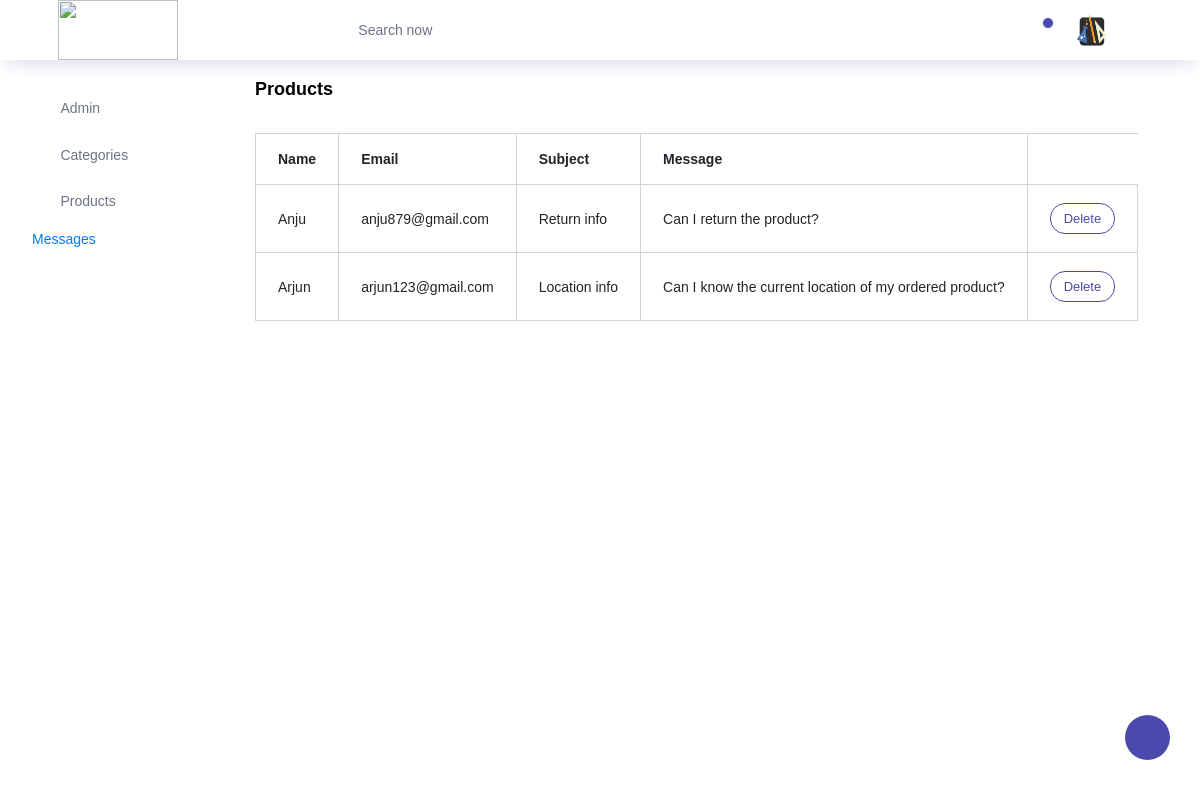
/Adminside/view_msg/, run on the app's committed database.
### Adminside/models.py (models this page shows)
class contact_db(models.Model):
    Name=models.CharField(max_length=25,null=True,blank=True)
    Email=models.EmailField(max_length=100,null=True,blank=True)
    Sub=models.CharField(max_length=100,null=True,blank=True)
    Msg=models.CharField(max_length=150,null=True,blank=True)

### Adminside/views.py (the view)
# urls.py: path('view_msg/',views.view_msg,name="view_msg"),
def view_msg(request):
    data=contact_db.objects.all()
    return render(request,"view_msg.html",{'data':data})

### Adminside/templates/view_msg.html (shortened to what this page needs)
<!DOCTYPE html>
{% extends 'index.html' %}
{% block content %}
<html lang="en">
<head>
</head>
<body>
       <div class="card">
                <div class="card-body">
                  <h4 class="card-title">Products</h4>
                  <div class="table-responsive pt-3">
                    <table class="table table-bordered">
                      <thead>
                        <tr>
                          <th>
                            Name
                          </th>
                          <th>
                            Email
                          </th>
                          <th>
                            Subject
                          </th>
                          <th>
                            Message
                          </th>
                        </tr>
                      </thead>
                      <tbody>
                        {% for d in data %}
                        <tr>
                            <td>{{ d.Name }}</td>
                            <td>{{ d.Email }}</td>
                            <td>{{ d.Sub }}</td>
                            <td>{{ d.Msg }}</td>
                            <td>
                                <form method="post" action="{% url 'del_msg' dataid=d.id %}" enctype="multipart/form-data">
                                    <button type="submit" class="btn btn-outline-primary btn-sm">Delete</button>
                                </form>
                            </td>
                        </tr>
                        {% endfor %}
                      </tbody>
                    </table>
                  </div>
                </div>
              </div>
</body>
</body>
</html>
{% endblock %}

### data on the page
contact_db: Name "Anju", Email "anju879@gmail.com", Sub "Return info", Msg "Can I return the product?"
contact_db: Name "Arjun", Email "arjun123@gmail.com", Sub "Location info", Msg "Can I know the current location of my ordered product?"
